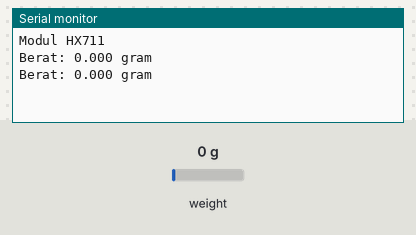
Simulated run of this sketch. Board: Arduino Uno, built with avr-gcc and run on an emulated ATmega328P. Parts: the last lines printed to the serial monitor. Inputs (shaded band) come from the test bench; at power-on: weight on the scale 0 g.

Above: at 2.2 s.
2.3 s: weight on the scale set to 100 g
At 3.6 s:
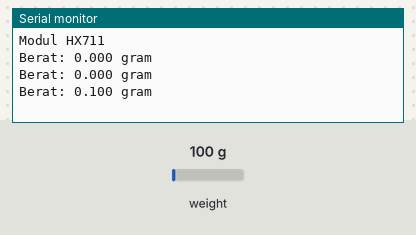
3.8 s: weight on the scale set to 1250 g
At 5.2 s:
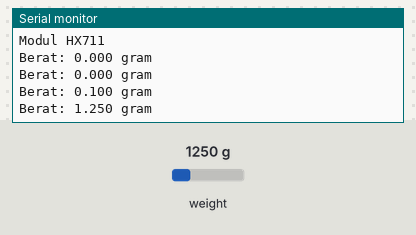
Timing chart, 0 to 6.8 s (numbered marks = the images above; inputs shaded):
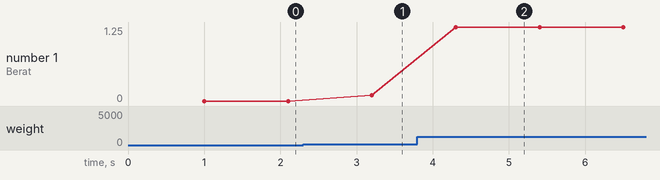

Measured:
- after the input at 2.3 s, the serial monitor: prints a new line after 0.90 s (image 1)
- after the input at 3.8 s, the serial monitor: prints a new line after 0.50 s (image 2)
- plotted number 1: 0 → 0.1 after the input at 2.3 s, 0.1 → 1.25 after the input at 3.8 s

The sketch:

sensor_loadcell.ino
```cpp
#include "HX711.h"
#define DOUT  3
#define CLK  2

HX711 scale(DOUT, CLK);
float calibration_factor = -96660;

void setup () {
  Serial.begin(9600);
  Serial.println("Modul HX711");
  scale.set_scale(calibration_factor);
  scale.tare();
}
void loop() {
  Serial.print("Berat: ");
  Serial.print(scale.get_units(), 3);
  Serial.print(" gram");
  Serial.println();
  delay(1000);
}
```
